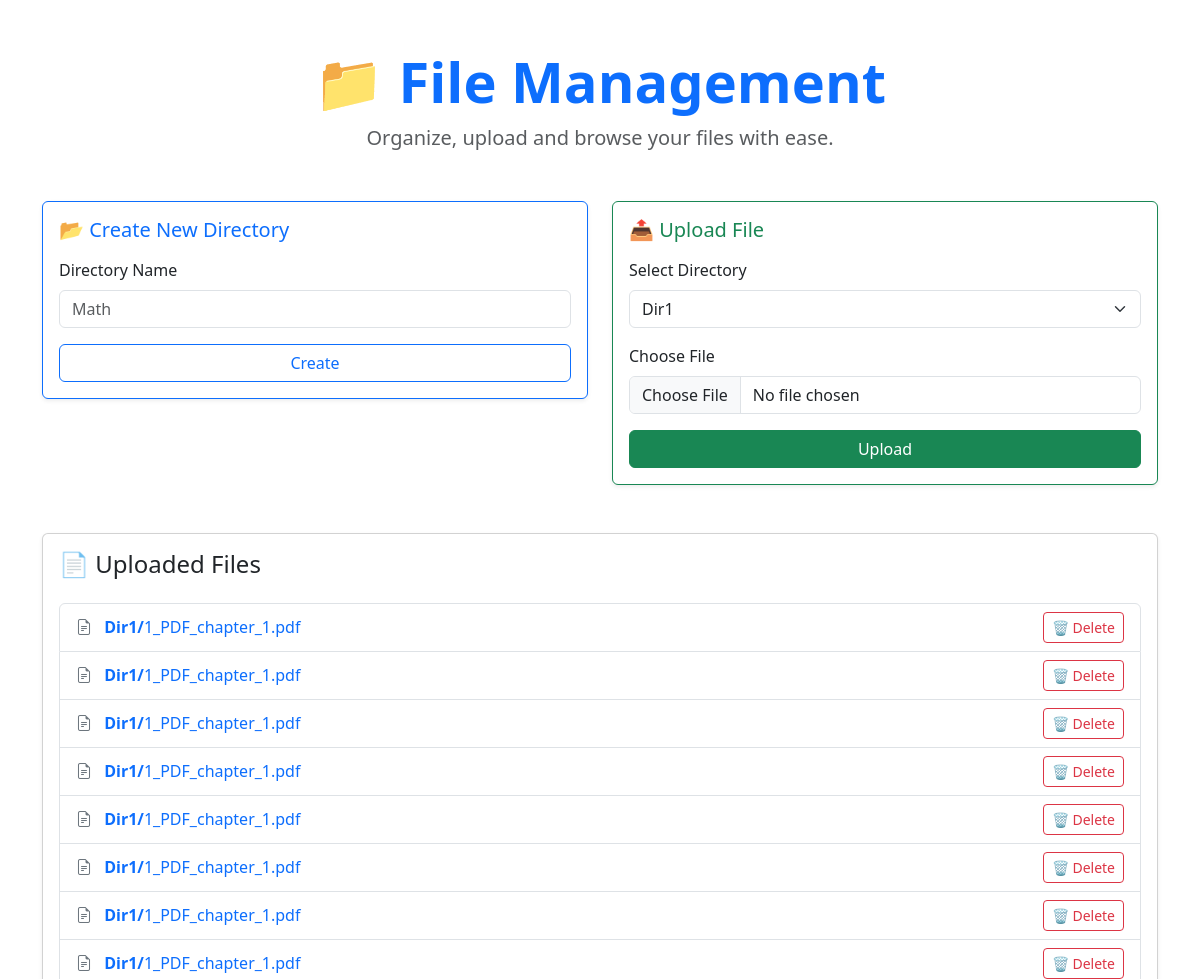
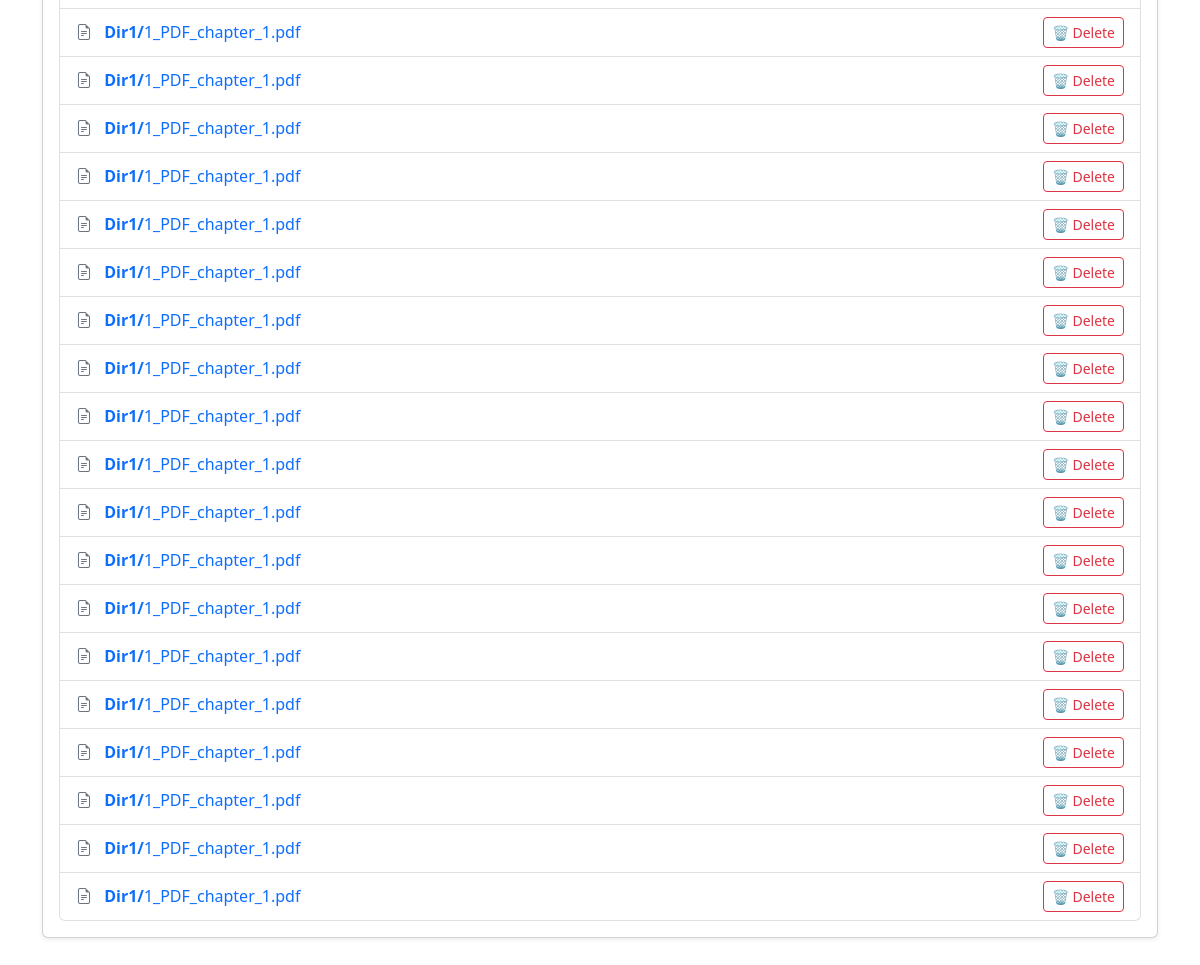
/files/ (signed in), run on the app's committed database (2 pictures, top to bottom).
### rag/models.py (models this page shows, shortened)
class FileModel(models.Model):
    name = models.CharField(max_length=100)
    uploaded_at = models.DateTimeField(auto_now_add=True)
    directory = models.ForeignKey(DirectoryModel, on_delete=models.CASCADE)

class DirectoryModel(models.Model):
    name = models.CharField(max_length=100)
    owner = models.ForeignKey(User, on_delete=models.CASCADE)
    corpus = models.CharField(max_length=300)

### rag/views.py (the view, shortened to what this page needs)
# urls.py: path('files/', files, name='files'),
@login_required
def files(request):
    if request.method == 'GET':
        files = FileModel.objects.filter(directory__owner=request.user)
        directories = DirectoryModel.objects.filter(owner=request.user)
        return render(request, 'files.html', {'files': files, 'directories': directories})
    else:
        return HttpResponseNotAllowed(['GET', 'POST'])

### templates/files.html (shortened to what this page needs)
{% extends "base.html" %}
{% block content %}
<div class="container py-5">
    <div class="text-center mb-5">
        <h1 class="display-4 fw-bold text-primary">📁 File Management</h1>
        <p class="lead text-muted">Organize, upload and browse your files with ease.</p>
    </div>
    <div class="row g-4">
        <div class="col-lg-6">
            <div class="card shadow-sm border-primary">
                <div class="card-body">
                    <h5 class="card-title text-primary mb-3">📂 Create New Directory</h5>
                    <form action="/directory/" method="POST">
                        <div class="mb-3">
                            <label for="name" class="form-label">Directory Name</label>
                            <input type="text" class="form-control" id="name" name="name" placeholder="Math" required>
                        </div>
                        <button type="submit" class="btn btn-outline-primary w-100">Create</button>
                    </form>
                </div>
            </div>
        </div>
        <div class="col-lg-6">
            <div class="card shadow-sm border-success">
                <div class="card-body">
                    <h5 class="card-title text-success mb-3">📤 Upload File</h5>
                    <form method="POST" enctype="multipart/form-data">
                        <div class="mb-3">
                            <label for="select-option" class="form-label">Select Directory</label>
                            <select id="select-option" class="form-select" name="directory" required>
                                {% for directory in directories %}
                                    <option value="{{ directory.id }}">{{ directory.name }}</option>
                                {% endfor %}
                            </select>
                        </div>
                        <div class="mb-3">
                            <label for="fileInput" class="form-label">Choose File</label>
                            <input class="form-control" type="file" id="fileInput" name="file" required>
                        </div>
                        <button type="submit" name="upload" class="btn btn-success w-100">Upload</button>
                    </form>
                </div>
            </div>
        </div>
    </div>
    <div class="card mt-5 shadow-sm">
        <div class="card-body">
            <h4 class="card-title mb-4">📄 Uploaded Files</h4>
            {% if files %}
                <div class="list-group">
                    {% for file in files %}
                        <div class="list-group-item list-group-item-action d-flex justify-content-between align-items-center">
                            <div>
                                <i class="bi bi-file-earmark-text me-2 text-secondary"></i>
                                <a href="{{ file.url }}" class="text-decoration-none" target="_blank">
                                    <strong>{{ file.directory.name }}/</strong>{{ file.name }}
                                </a>
                            </div>
                            <a href="{% url 'delete_file' file.id %}" class="btn btn-outline-danger btn-sm" data-bs-toggle="tooltip" title="Delete this file">🗑 Delete</a>
                        </div>
                    {% endfor %}
                </div>
            {% else %}
                <div class="alert alert-warning mb-0">🚫 No files uploaded yet.</div>
            {% endif %}
        </div>
    </div>
</div>
{% endblock %}

### data on the page
FileModel: directory.name "Dir1", name "1_PDF_chapter_1.pdf"
FileModel: directory.name "Dir1", name "1_PDF_chapter_1.pdf"
FileModel: directory.name "Dir1", name "1_PDF_chapter_1.pdf"
FileModel: directory.name "Dir1", name "1_PDF_chapter_1.pdf"
FileModel: directory.name "Dir1", name "1_PDF_chapter_1.pdf"
FileModel: directory.name "Dir1", name "1_PDF_chapter_1.pdf"
FileModel: directory.name "Dir1", name "1_PDF_chapter_1.pdf"
FileModel: directory.name "Dir1", name "1_PDF_chapter_1.pdf"
FileModel: directory.name "Dir1", name "1_PDF_chapter_1.pdf"
FileModel: directory.name "Dir1", name "1_PDF_chapter_1.pdf"
FileModel: directory.name "Dir1", name "1_PDF_chapter_1.pdf"
FileModel: directory.name "Dir1", name "1_PDF_chapter_1.pdf"
FileModel: directory.name "Dir1", name "1_PDF_chapter_1.pdf"
FileModel: directory.name "Dir1", name "1_PDF_chapter_1.pdf"
FileModel: directory.name "Dir1", name "1_PDF_chapter_1.pdf"
FileModel: directory.name "Dir1", name "1_PDF_chapter_1.pdf"
FileModel: directory.name "Dir1", name "1_PDF_chapter_1.pdf"
FileModel: directory.name "Dir1", name "1_PDF_chapter_1.pdf"
FileModel: directory.name "Dir1", name "1_PDF_chapter_1.pdf"
FileModel: directory.name "Dir1", name "1_PDF_chapter_1.pdf"
FileModel: directory.name "Dir1", name "1_PDF_chapter_1.pdf"
FileModel: directory.name "Dir1", name "1_PDF_chapter_1.pdf"
FileModel: directory.name "Dir1", name "1_PDF_chapter_1.pdf"
FileModel: directory.name "Dir1", name "1_PDF_chapter_1.pdf"
FileModel: directory.name "Dir1", name "1_PDF_chapter_1.pdf"
FileModel: directory.name "Dir1", name "1_PDF_chapter_1.pdf"
FileModel: directory.name "Dir1", name "1_PDF_chapter_1.pdf"

### other printed values
form field directory "Dir1"
